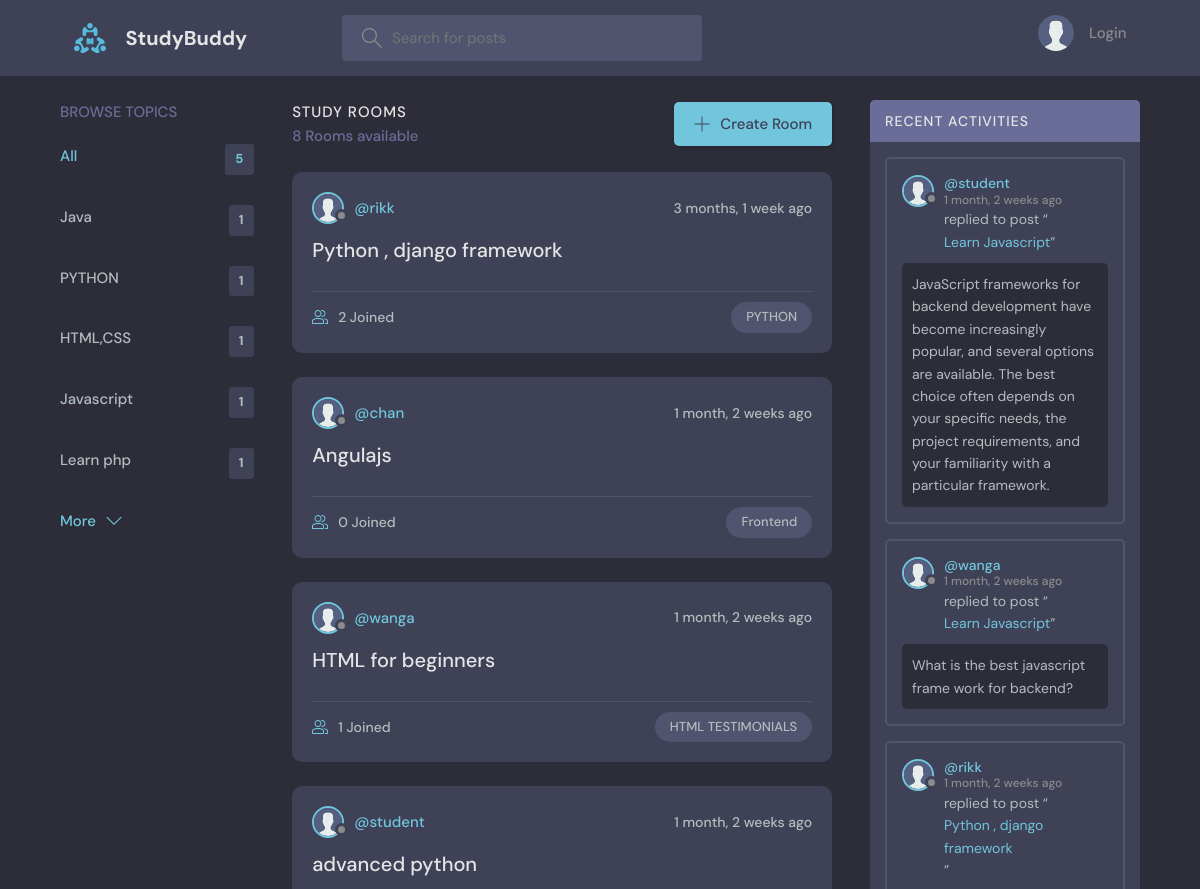
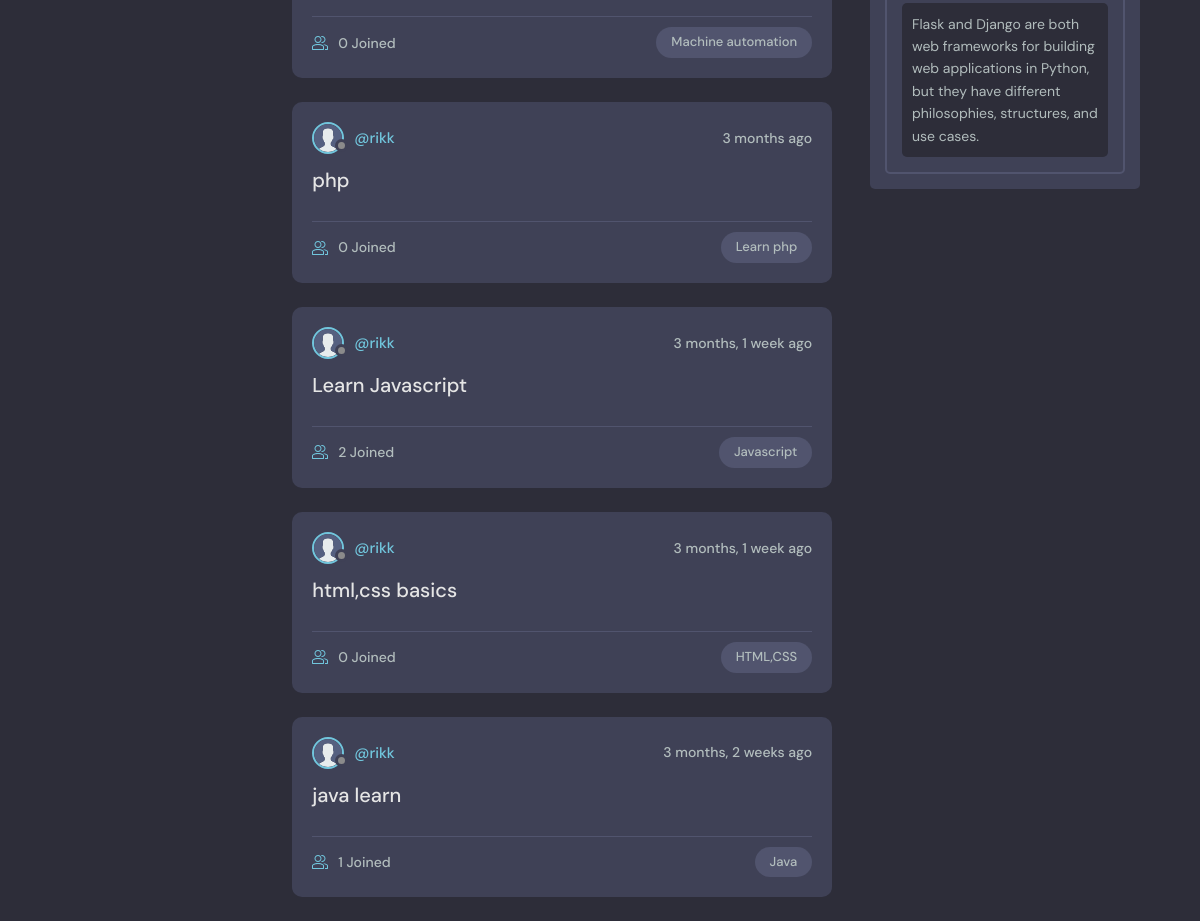
The page / on the database its author committed (2 pictures, top to bottom).
### base/models.py (models this page shows, shortened)
class Topic(models.Model):
    name = models.CharField(max_length=200)

class Room(models.Model):
    host = models.ForeignKey(User, on_delete=models.SET_NULL, null=True)
    topic = models.ForeignKey(Topic, on_delete=models.SET_NULL, null=True)
    name = models.CharField(max_length=200)
    description = models.TextField(null=True, blank=True)
    participants = models.ManyToManyField(
        User, related_name='participants', blank=True)
    updated = models.DateTimeField(auto_now=True)
    created = models.DateTimeField(auto_now_add=True)
    class Meta:
        ordering = ['-updated', '-created']
    def __str__(self):
        return self.name

class User(AbstractUser):
    name = models.CharField(max_length=200, null=True)
    email = models.EmailField(unique=True, null=True)
    bio = models.TextField(null=True)
    avatar = models.ImageField(null=True, default="avatar.svg")
    USERNAME_FIELD = 'email'
    REQUIRED_FIELDS = []

class Message(models.Model):
    user = models.ForeignKey(User, on_delete=models.CASCADE)
    room = models.ForeignKey(Room, on_delete=models.CASCADE)
    body = models.TextField()
    updated = models.DateTimeField(auto_now=True)
    created = models.DateTimeField(auto_now_add=True)
    class Meta:
        ordering = ['-updated', '-created']

### base/views.py (the view)
# urls.py: path('', views.home, name="home"),
def home(request):
    q = request.GET.get('q') if request.GET.get('q') != None else ''
    rooms = Room.objects.filter(
        Q(topic__name__icontains=q) |
        Q(name__icontains=q) |
        Q(description__icontains=q)
    )
    topics = Topic.objects.all()[0:5]
    room_count = rooms.count()
    room_messages = Message.objects.filter(
        Q(room__topic__name__icontains=q))[0:3]
    context = {'rooms': rooms, 'topics': topics,
               'room_count': room_count, 'room_messages': room_messages}
    return render(request, 'base/home.html', context)

### base/templates/base/home.html (shortened to what this page needs)
{% extends 'main.html' %}
{% block content %}
<main class="layout layout--3">
  <div class="container">
    {% include 'base/topics_component.html' %}
    <div class="roomList">
      <div class="roomList__header">
        <div>
          <h2>Study Rooms</h2>
          <p>{{room_count}} Rooms available</p>
        </div>
        <a class="btn btn--main" href="{% url 'create-room' %}">
          <svg version="1.1" xmlns="http://www.w3.org/2000/svg" width="32" height="32" viewBox="0 0 32 32">
            <title>add</title>
            <path
              d="M16.943 0.943h-1.885v14.115h-14.115v1.885h14.115v14.115h1.885v-14.115h14.115v-1.885h-14.115v-14.115z">
            </path>
          </svg>
          Create Room
        </a>
      </div>
      {% include 'base/feed_component.html' %}
    </div>
    {% include 'base/activity_component.html' %}
  </div>
</main>
{% endblock %}

### base/templates/base/topics_component.html
<div class="topics">
    <div class="topics__header">
        <h2>Browse Topics</h2>
    </div>
    <ul class="topics__list">
        <li>
            <a href="{% url 'home' %}" class="active">All <span>{{topics.count}}</span></a>
        </li>
        {% for topic in topics %}
        <li>
            <a href="{% url 'home' %}?q={{topic.name}}">{{topic.name}}<span>{{topic.room_set.all.count}}</span></a>
        </li>
        {% endfor %}
    </ul>
    <a class="btn btn--link" href="{% url 'topics' %}">
        More
        <svg version="1.1" xmlns="http://www.w3.org/2000/svg" width="32" height="32" viewBox="0 0 32 32">
            <title>chevron-down</title>
            <path d="M16 21l-13-13h-3l16 16 16-16h-3l-13 13z"></path>
        </svg>
    </a>
</div>

### base/templates/base/feed_component.html (shortened to what this page needs)
{% for room in rooms %}
<div class="roomListRoom">
    <div class="roomListRoom__header">
        <a href="{% url 'user-profile' room.host.id %}" class="roomListRoom__author">
            <div class="avatar avatar--small">
                <img src="{{room.host.avatar.url}}" />
            </div>
            <span>@{{room.host.username}}</span>
        </a>
        <div class="roomListRoom__actions">
            <span>{{room.created|timesince}} ago</span>
        </div>
    </div>
    <div class="roomListRoom__content">
        <a href="{% url 'room' room.id %}">{{room.name}}</a>
    </div>
    <div class="roomListRoom__meta">
        <a href="{% url 'room' room.id %}" class="roomListRoom__joined">
            {{room.participants.all.count}} Joined
        </a>
        <p class="roomListRoom__topic">{{room.topic.name}}</p>
    </div>
</div>
{% endfor %}

### base/templates/base/activity_component.html (shortened to what this page needs)
<div class="activities">
    <div class="activities__header">
        <h2>Recent Activities</h2>
    </div>
    {% for message in room_messages %}
    <div class="activities__box">
        <div class="activities__boxHeader roomListRoom__header">
            <a href="{% url 'user-profile' message.user.id %}" class="roomListRoom__author">
                <div class="avatar avatar--small">
                    <img src="{{message.user.avatar.url}}" />
                </div>
                <p>
                    @{{message.user.username}}
                    <span>{{message.created|timesince}} ago</span>
                </p>
            </a>
        </div>
        <div class="activities__boxContent">
            <p>replied to post “<a href="{% url 'room' message.room.id %}">{{message.room}}</a>”</p>
            <div class="activities__boxRoomContent">{{message.body}}</div>
        </div>
    </div>
    {% endfor %}
</div>

### rows shown on the page
Topic: name "Java", room_set.all.count "1"
Topic: name "PYTHON", room_set.all.count "1"
Topic: name "HTML,CSS", room_set.all.count "1"
Topic: name "Javascript", room_set.all.count "1"
Topic: name "Learn php", room_set.all.count "1"
Room: host.avatar (placeholder picture), host.username "rikk", created "3 months, 1 week", name "Python , django framework", participants.all.count "2", topic.name "PYTHON"
Room: host.avatar (placeholder picture), host.username "chan", created "1 month, 2 weeks", name "Angulajs", participants.all.count "0", topic.name "Frontend"
Room: host.avatar (placeholder picture), host.username "wanga", created "1 month, 2 weeks", name "HTML for beginners", participants.all.count "1", topic.name "HTML TESTIMONIALS"
Room: host.avatar (placeholder picture), host.username "student", created "1 month, 2 weeks", name "advanced python", participants.all.count "0", topic.name "Machine automation"
Room: host.avatar (placeholder picture), host.username "rikk", created "3 months", name "php", participants.all.count "0", topic.name "Learn php"
Room: host.avatar (placeholder picture), host.username "rikk", created "3 months, 1 week", name "Learn Javascript", participants.all.count "2", topic.name "Javascript"
Room: host.avatar (placeholder picture), host.username "rikk", created "3 months, 1 week", name "html,css basics", participants.all.count "0", topic.name "HTML,CSS"
Room: host.avatar (placeholder picture), host.username "rikk", created "3 months, 2 weeks", name "java learn", participants.all.count "1", topic.name "Java"
Message: user.avatar (placeholder picture), user.username "student", created "1 month, 2 weeks", room "Learn Javascript", body "JavaScript frameworks for backend development have become increasingly popular, and several options are available. The best choice often depends on your specific needs, the project requirements, and your familiarity with a particular framework."
Message: user.avatar (placeholder picture), user.username "wanga", created "1 month, 2 weeks", room "Learn Javascript", body "What is the best javascript frame work for backend?"
Message: user.avatar (placeholder picture), user.username "rikk", created "1 month, 2 weeks", room "Python , django framework", body "Flask and Django are both web frameworks for building web applications in Python, but they have different philosophies, structures, and use cases."

### other values the page prints
{{ topics.count }} "5"
{{ room_count }} "8"
